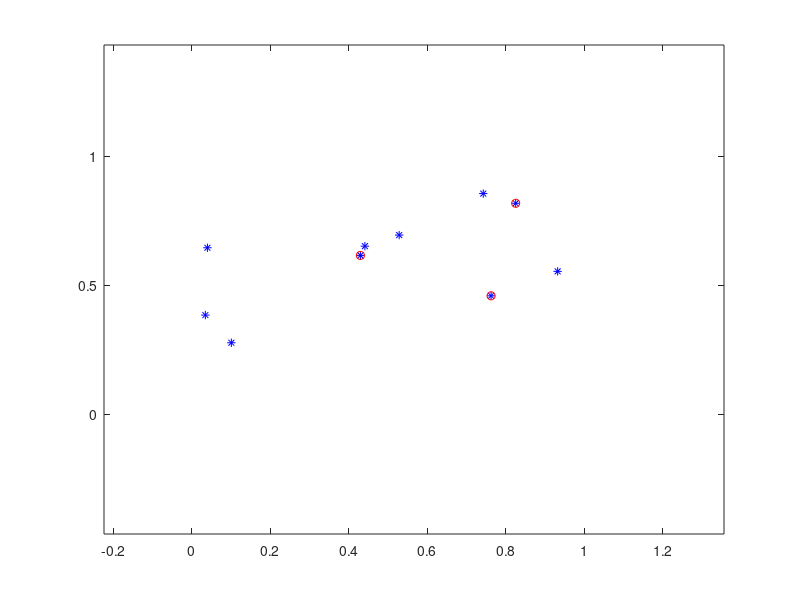

MATLAB code to generate this figure: (Note: this script raises an error after producing the figure.)
% Delaunay triangulation demo
% Beril Sirmacek
% University of Twente April 2018
%%
clear all
close all
clc
%% Create a 2D point cloud

x = rand(1,10);
y = rand(1,10);
figure, plot(y,x,'*b'); hold on

% fixed axis limits
h = 0.5;
xminlim = min(x)-h;
xmaxlim = max(x)+h;
yminlim = min(y)-h;
ymaxlim = max(y)+h;
xlim([xminlim, xmaxlim]);
ylim([yminlim, ymaxlim]);
 
%% Find delaunay triangles

%max_distance =  max([max(x)-min(x), max(y)-min(y)]);

% number of points to draw a circle
nc = 1000;
delaunay_edges = [0,0,0];            
count = 1;
for(i = 1:size(x,2))
    for(j = 1:size(x,2))
        for(k = 1:size(x,2))
            
            if((i~=j) && (i~=k) && (j~=k))
      
                % select 3 of the points
                plot(y(i),x(i),'or'); hold on
                plot(y(j),x(j),'or'); hold on
                plot(y(k),x(k),'or'); hold on
                xlim([xminlim, xmaxlim]);
                ylim([yminlim, ymaxlim]);
                
                % fit a circle on points
                points = [y(i),x(i); y(j), x(j); y(k),x(k)];
                [radius, xcyc] = fit_circle_through_3_points(points);
                
                %if(radius < max_distance)
                % draw circle
                t = linspace(0,2*pi,nc);
                xp = xcyc(1) + radius*sin(t);
                yp = xcyc(2) + radius*cos(t);
                
                xcheck = x;
                ycheck = y;
                xcheck([i,j,k]) = [];  
                ycheck([i,j,k]) = [];  
                in = inpolygon(ycheck,xcheck,xp,yp);
                
                if(sum(in)==0)
                    line(xp,yp,'color', 'r');
                    hold on
                    xlim([xminlim, xmaxlim]);
                    ylim([yminlim, ymaxlim]);
                    
                    delaunay_edges(count,:) = [i,j,k];
                    count = count + 1;
                else
                    line(xp,yp,'color', 'g');
                    hold on
                    xlim([xminlim, xmaxlim]);
                    ylim([yminlim, ymaxlim]);
                end
                %in
                
                clear t xp yp radius xcyc xcheck ycheck;
                % change point colors to the original
                pause(0.01)
                
                %end
                hold off
                plot(y,x,'*b');
                hold on
                xlim([xminlim xmaxlim]);
                ylim([yminlim ymaxlim]);
                
            end
        end
    end
end

%% Draw edges
    
figure, plot(y,x,'*b'); 
hold on
xlim([xminlim xmaxlim]);
ylim([yminlim, ymaxlim]);

for(i = 1:count-1)
    ind1 = delaunay_edges(i,1);
    ind2 = delaunay_edges(i,2);
    ind3 = delaunay_edges(i,3);
    
    xv(1) = x(ind1);
    xv(2) = x(ind2);
    xv(3) = x(ind3);
    
    yv(1) = y(ind1);
    yv(2) = y(ind2);
    yv(3) = y(ind3);
    
    line(yv,xv,'color', 'r'); 
    hold on
    xlim([xminlim xmaxlim]);
    ylim([yminlim, ymaxlim]);
end